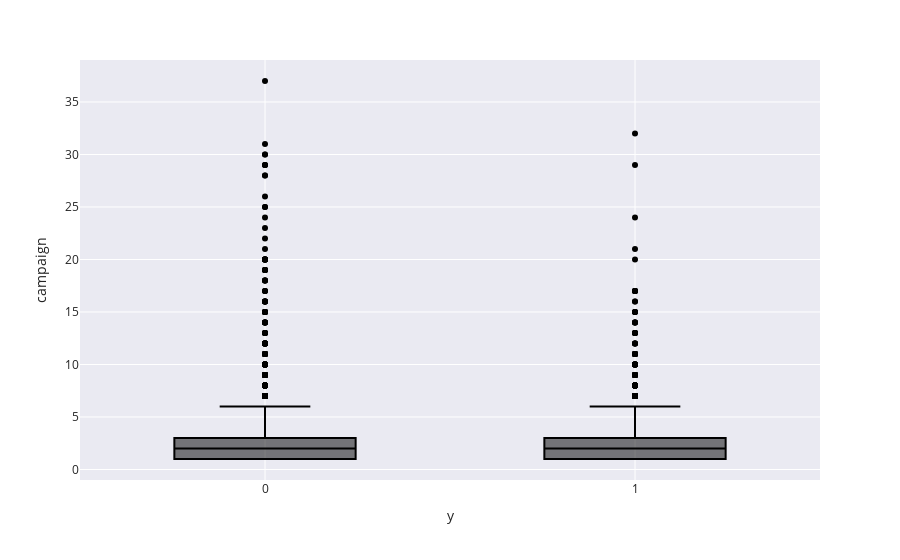

Source (notebook cell):
### Code cell
px.box(undersampled_data,x=undersampled_data["y"],y=undersampled_data[undersampled_data.columns[25]]).update_traces(marker_color="black").update_layout(template="seaborn")

### Figure 1 — Plotly figure (JSON) as saved in the notebook; plotly's stock layout.template omitted (floating-point values rounded to 4 significant figures; data arrays with more than 128 entries replaced by an {"elided": "..."} marker saying what was removed)
{"data": [{"alignmentgroup": "True", "hovertemplate": "y=%{x}<br>campaign=%{y}<extra></extra>", "legendgroup": "", "marker": {"color": "black"}, "name": "", "notched": false, "offsetgroup": "", "orientation": "v", "showlegend": false, "type": "box", "x": {"elided": "5792 int values"}, "x0": " ", "xaxis": "x", "y": {"elided": "5792 int values"}, "y0": " ", "yaxis": "y"}], "layout": {"boxmode": "group", "legend": {"tracegroupgap": 0}, "margin": {"t": 60}, "xaxis": {"anchor": "y", "domain": [0, 1], "title": {"text": "y"}}, "yaxis": {"anchor": "x", "domain": [0, 1], "title": {"text": "campaign"}}}}
